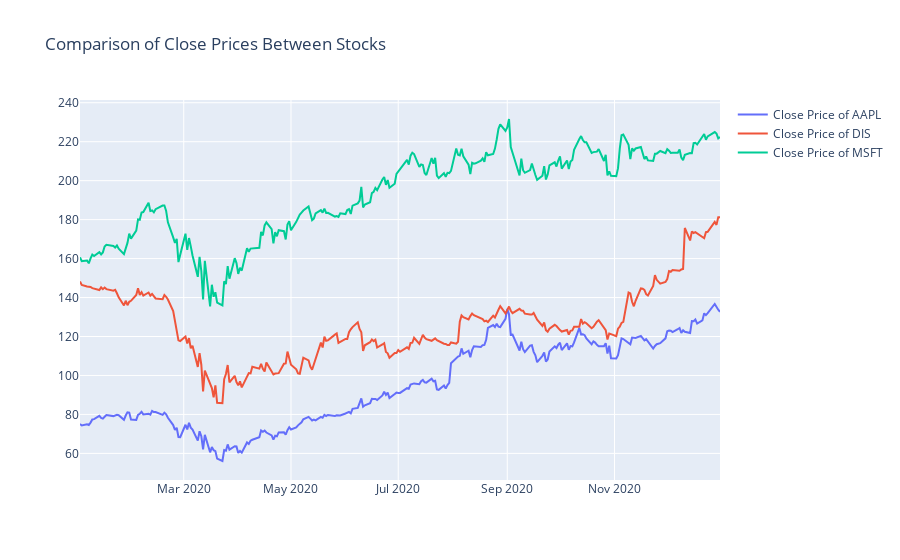

The notebook cell saved with this chart:
### Code cell
#interactive chart of Close prices for stocks
fig=go.Figure()

fig.add_trace(go.Scatter(x=data_stocks.index,
                        y=data_stocks.Close_AAPL,
                        mode='lines',
                        name='Close Price of AAPL'))

fig.add_trace(go.Scatter(x=data_stocks.index,
                        y=data_stocks.Close_DIS,
                        mode='lines',
                        name='Close Price of DIS'))

fig.add_trace(go.Scatter(x=data_stocks.index,
                        y=data_stocks.Close_MSFT,
                        mode='lines',
                        name='Close Price of MSFT'))

fig.update_layout(title='Comparison of Close Prices Between Stocks')

fig.show()

### Figure 1 — Plotly figure (JSON) as saved in the notebook; plotly's stock layout.template omitted (floating-point values rounded to 4 significant figures; data arrays with more than 128 entries replaced by an {"elided": "..."} marker saying what was removed)
{"data": [{"mode": "lines", "name": "Close Price of AAPL", "type": "scatter", "x": {"elided": "253 str values"}, "y": {"elided": "253 float values"}}, {"mode": "lines", "name": "Close Price of DIS", "type": "scatter", "x": {"elided": "253 str values"}, "y": {"elided": "253 float values"}}, {"mode": "lines", "name": "Close Price of MSFT", "type": "scatter", "x": {"elided": "253 str values"}, "y": {"elided": "253 float values"}}], "layout": {"title": {"text": "Comparison of Close Prices Between Stocks"}}}
